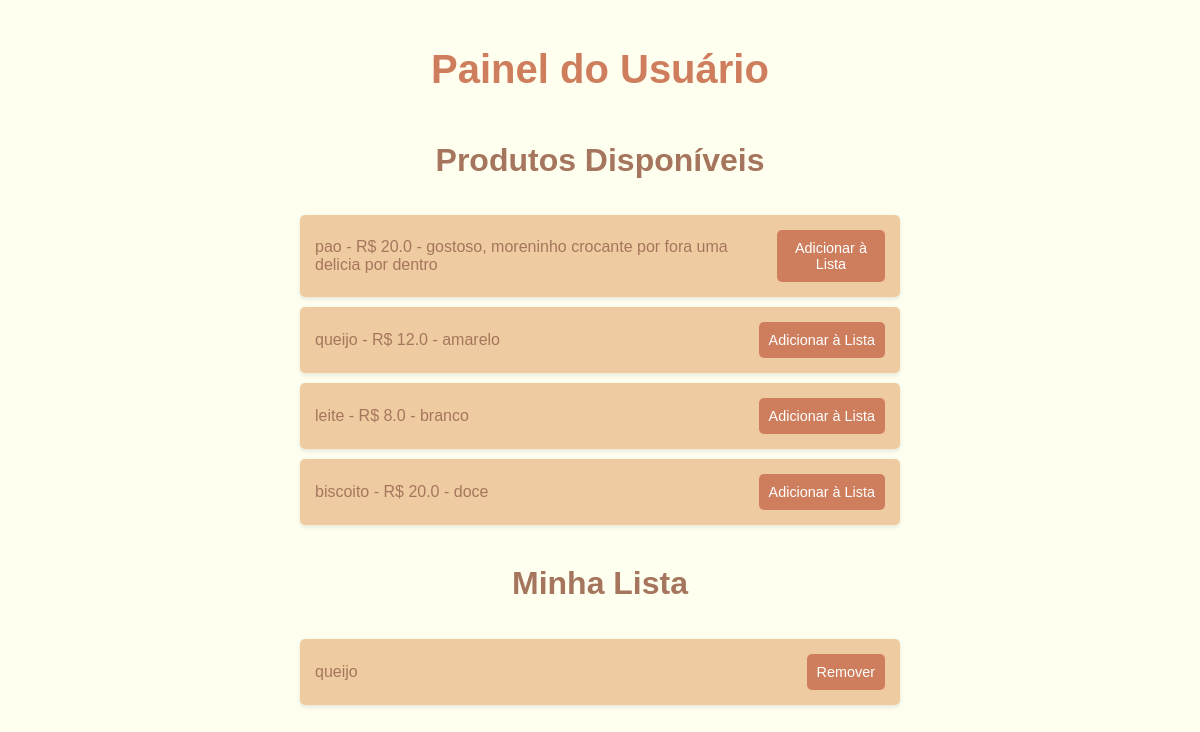
The page /pagusuario (signed in) on the database its author committed.
### app.py (models this page shows)
class Produto(db.Model):
    id = db.Column(db.Integer, primary_key=True)
    nome = db.Column(db.String(150), nullable=False)
    preco = db.Column(db.Float, nullable=False)
    desc = db.Column(db.String(300), nullable=False)
    estoque = db.Column(db.Integer, nullable=False)

class ListaCompra(db.Model):
    id = db.Column(db.Integer, primary_key=True)
    id_usu = db.Column(db.Integer, db.ForeignKey('cliente.id'), nullable=False)
    product_id = db.Column(db.Integer, db.ForeignKey('produto.id'), nullable=False)
    product = db.relationship('Produto', backref='lista_compras')

### app.py (the view)
@app.route('/pagusuario', methods=['GET'])
@login_required
def pagusuario():
    produtos = Produto.query.all()
    listausu = ListaCompra.query.filter_by(id_usu=current_user.id).all()
    return render_template('pagusuario.html', produtos=produtos, listausu=listausu)

### app.py (called while the page is built)
@login_manager.user_loader
def load_user(user_id):
    user = Cliente.query.get(int(user_id))
    if user is None:
        user = Funcionario.query.get(int(user_id))
    return user

### templates/pagusuario.html (shortened to what this page needs)
<!DOCTYPE html>
<html lang="pt-BR">
<head>
</head>
<body>
    <h1>Painel do Usuário</h1>
    <h2>Produtos Disponíveis</h2>
    <ul>
        {% for produto in produtos %}
            <li>
                {{ produto.nome }} - R$ {{ produto.preco }} - {{ produto.desc }}
                <form action="{{ url_for('adicionar_a_lista', product_id=produto.id) }}" method="POST">
                    <button type="submit">Adicionar à Lista</button>
                </form>
            </li>
        {% endfor %}
    </ul>
    <h2>Minha Lista</h2>
    <ul>
        {% for item in listausu %}
            <li>
 {{ item.product.nome }}
                <form action="{{ url_for('remover_da_lista', item_id=item.id) }}" method="POST">
                    <button type="submit">Remover</button>
                </form>
            </li>
        {% endfor %}
    </ul>
</body>
</html>

### templates/pagusuario.html (style rules this page uses)
body { background-color: #FFFFF0; font-family: 'Arial', sans-serif; color: #A5765D; margin: 0; padding: 20px; display: flex; flex-direction: column; align-items: center; }
h1 { font-size: 2.5em; margin-bottom: 20px; color: #CE7E5D; }
h2 { font-size: 2em; margin-top: 30px; color: #A5765D; }
ul { list-style-type: none; padding: 0; width: 100%; max-width: 600px; margin: 0; }
li { background-color: #EFCBA1; padding: 15px; margin: 10px 0; border-radius: 5px; display: flex; justify-content: space-between; align-items: center; box-shadow: 0 2px 5px rgba(0, 0, 0, 0.1); }
button { background-color: #CE7E5D; color: #FFFFFF; padding: 10px; border: none; border-radius: 5px; cursor: pointer; font-size: 0.9em; transition: background-color 0.3s; }

### rows shown on the page
Produto: nome "pao", preco "20.0", desc "gostoso, moreninho crocante por fora uma delicia por dentro"
Produto: nome "queijo", preco "12.0", desc "amarelo"
Produto: nome "leite", preco "8.0", desc "branco"
Produto: nome "biscoito", preco "20.0", desc "doce"
ListaCompra: product.nome "queijo"
